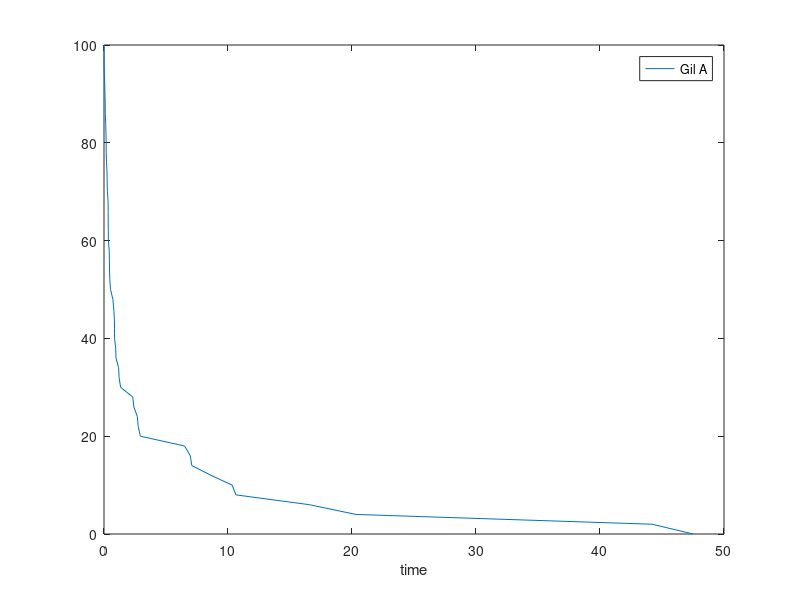

MATLAB code to generate this figure: (Note: this script raises an error after producing the figure.)
%  A + A --> C
% Simulating 2nd order kinetics using the Gillespie algorithm
% for a homologous 2nd order process.

% Author: Alex Plakantonakis,   Copyright (c) 2019-2024.           License: GNU GPLv3

clear;
rng(0);

% Avonum = 6.02e+23;      % Avogadro's number
% km = 0.01;      % Bimolecular molar kinetic constant [units: 1 /(M sec)];
% V = 10^-21;          % in Liters

global k;       % Bimolecular microscopic kinetic constant [units: 1/sec];

% k = km /(Avonum*V);
k = 0.01;

A(1) = 100;                                        % Initial particle number  
C(1) = 0;                                           % Initial particle number

time(1) = 0;
t = 2;

while A(t-1) > 0                                    
    a(t) = k/2 * A(t-1) * (A(t-1)-1);                  % Propensity function
    dt = -log(rand) / a(t);
    time(t) = time(t-1) + dt;
    A(t) = A(t-1) - 2;
    C(t) = C(t-1) + 1;    
    t = t + 1;
end

figure('Name','2nd Order Rx Time course','NumberTitle','off'); 
plot(time,A);                                        hold on;
% plot(time,C);
xlabel('time');             
legend('Gil A');

% Solve ODE for 2nd order kinetics - Plot Time Courses
tmax=time(t-1);
[t y_sol] = ode45(@o2_hom_dif,[0:tmax/100:tmax],[A(1) ; C(1)]);
scatter(t,y_sol(:,1),'.b');                  
% scatter(t,y_sol(:,2),'.r');

